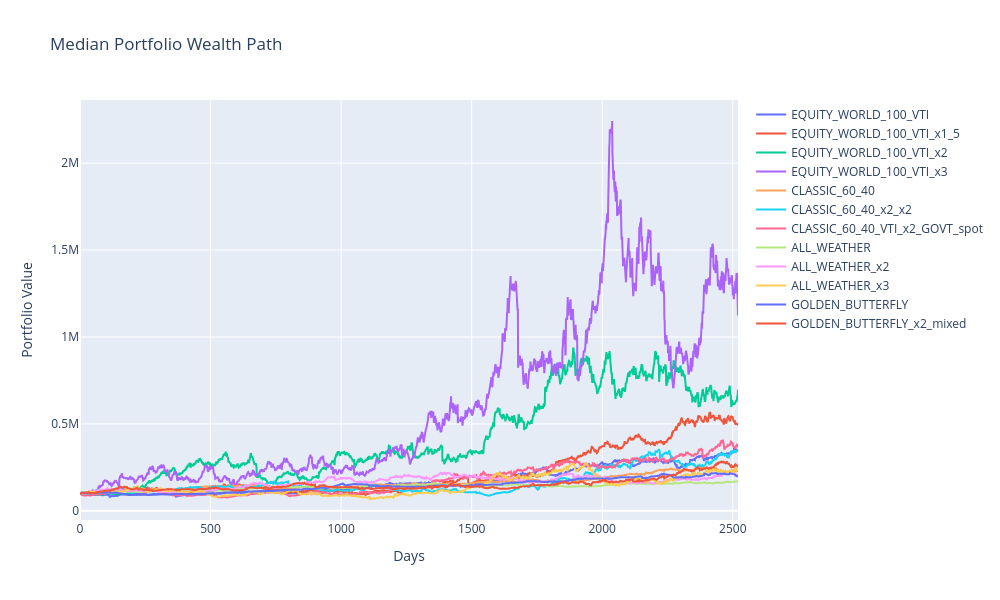

The notebook cell saved with this chart:
### Markdown cell above
# Visualize output from run_portfolio_bath

### Code cell
import pandas as pd
import plotly.graph_objects as go

results = pd.read_csv("output/median_paths.csv")

figure = go.Figure()
for col in results.columns[1:]:
    figure.add_trace(go.Scatter(y=results[col], mode='lines', name=col))

figure.update_layout(
    title="Median Portfolio Wealth Path",
    xaxis_title="Days",
    yaxis_title="Portfolio Value",
    width=1000,  # Set width in pixels
    height=600,  # Set height in pixels
)
figure.show()

### Figure 1 — Plotly figure (JSON) as saved in the notebook; plotly's stock layout.template omitted (floating-point values rounded to 4 significant figures; data arrays with more than 128 entries replaced by an {"elided": "..."} marker saying what was removed)
{"data": [{"mode": "lines", "name": "EQUITY_WORLD_100_VTI", "type": "scatter", "y": {"elided": "2521 float values"}}, {"mode": "lines", "name": "EQUITY_WORLD_100_VTI_x1_5", "type": "scatter", "y": {"elided": "2521 float values"}}, {"mode": "lines", "name": "EQUITY_WORLD_100_VTI_x2", "type": "scatter", "y": {"elided": "2521 float values"}}, {"mode": "lines", "name": "EQUITY_WORLD_100_VTI_x3", "type": "scatter", "y": {"elided": "2521 float values"}}, {"mode": "lines", "name": "CLASSIC_60_40", "type": "scatter", "y": {"elided": "2521 float values"}}, {"mode": "lines", "name": "CLASSIC_60_40_x2_x2", "type": "scatter", "y": {"elided": "2521 float values"}}, {"mode": "lines", "name": "CLASSIC_60_40_VTI_x2_GOVT_spot", "type": "scatter", "y": {"elided": "2521 float values"}}, {"mode": "lines", "name": "ALL_WEATHER", "type": "scatter", "y": {"elided": "2521 float values"}}, {"mode": "lines", "name": "ALL_WEATHER_x2", "type": "scatter", "y": {"elided": "2521 float values"}}, {"mode": "lines", "name": "ALL_WEATHER_x3", "type": "scatter", "y": {"elided": "2521 float values"}}, {"mode": "lines", "name": "GOLDEN_BUTTERFLY", "type": "scatter", "y": {"elided": "2521 float values"}}, {"mode": "lines", "name": "GOLDEN_BUTTERFLY_x2_mixed", "type": "scatter", "y": {"elided": "2521 float values"}}], "layout": {"height": 600, "title": {"text": "Median Portfolio Wealth Path"}, "width": 1000, "xaxis": {"title": {"text": "Days"}}, "yaxis": {"title": {"text": "Portfolio Value"}}}}
